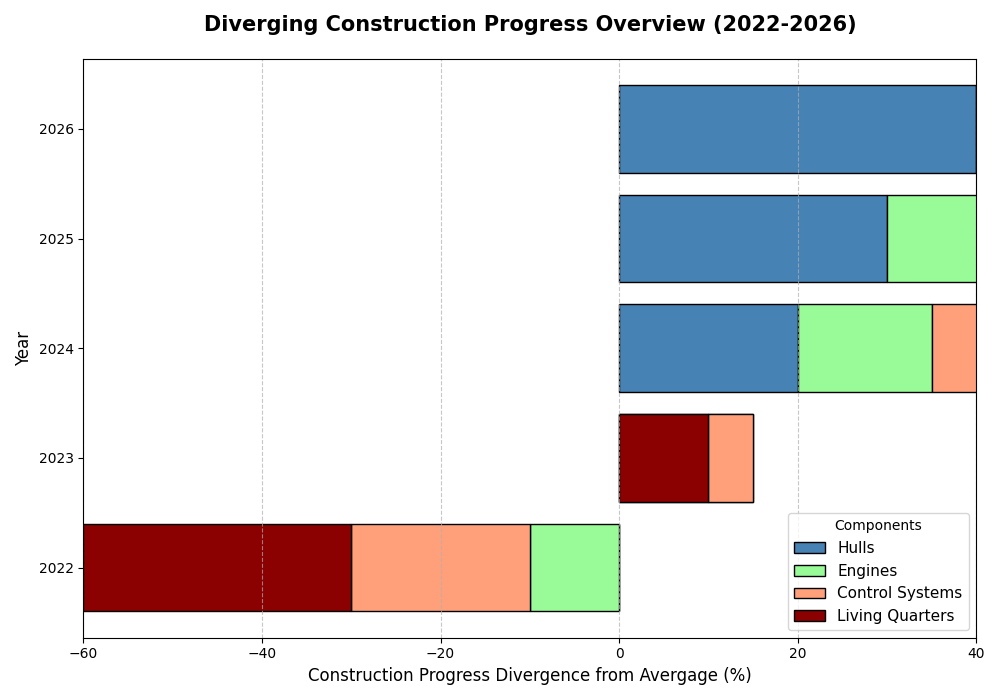

The Python source for this figure:
import matplotlib.pyplot as plt
import numpy as np

# Define the years when the construction takes place
years = ['2022', '2023', '2024', '2025', '2026']

# Components construction progress (in percentage for positive and negative diverging)
hull_progress = np.array([60, 70, 80, 90, 100]) - 60
engine_progress = np.array([50, 65, 75, 85, 95]) - 60
control_systems_progress = np.array([40, 55, 70, 85, 95]) - 60
living_quarters_progress = np.array([30, 50, 65, 80, 90]) - 60

# Initialize the figure and axis
fig, ax = plt.subplots(figsize=(10, 7))

# Colors for different components
colors = ['#4682B4', '#98FB98', '#FFA07A', '#8B0000']

# Plotting diverging bars from center
ax.barh(years, hull_progress, label='Hulls', color=colors[0], left=0, edgecolor='black')
ax.barh(years, engine_progress, label='Engines', color=colors[1], left=hull_progress, edgecolor='black')
ax.barh(years, control_systems_progress, label='Control Systems', color=colors[2], left=hull_progress + engine_progress, edgecolor='black')
ax.barh(years, living_quarters_progress, 
        label='Living Quarters', 
        color=colors[3], 
        left=hull_progress + engine_progress + control_systems_progress, 
        edgecolor='black')

# Adding titles and labels
ax.set_title('Diverging Construction Progress Overview (2022-2026)', fontsize=15, fontweight='bold', pad=20)
ax.set_xlabel('Construction Progress Divergence from Avergage (%)', fontsize=12)
ax.set_ylabel('Year', fontsize=12)

# Add a custom legend
ax.legend(title='Components', loc='lower right', fontsize=11)

# Enable a grid for better readability
ax.grid(axis='x', linestyle='--', alpha=0.7)

# Set x-axis limits
ax.set_xlim(-60, 40)

# Better layout adjustment
plt.tight_layout()

# Display the plot
plt.show()
